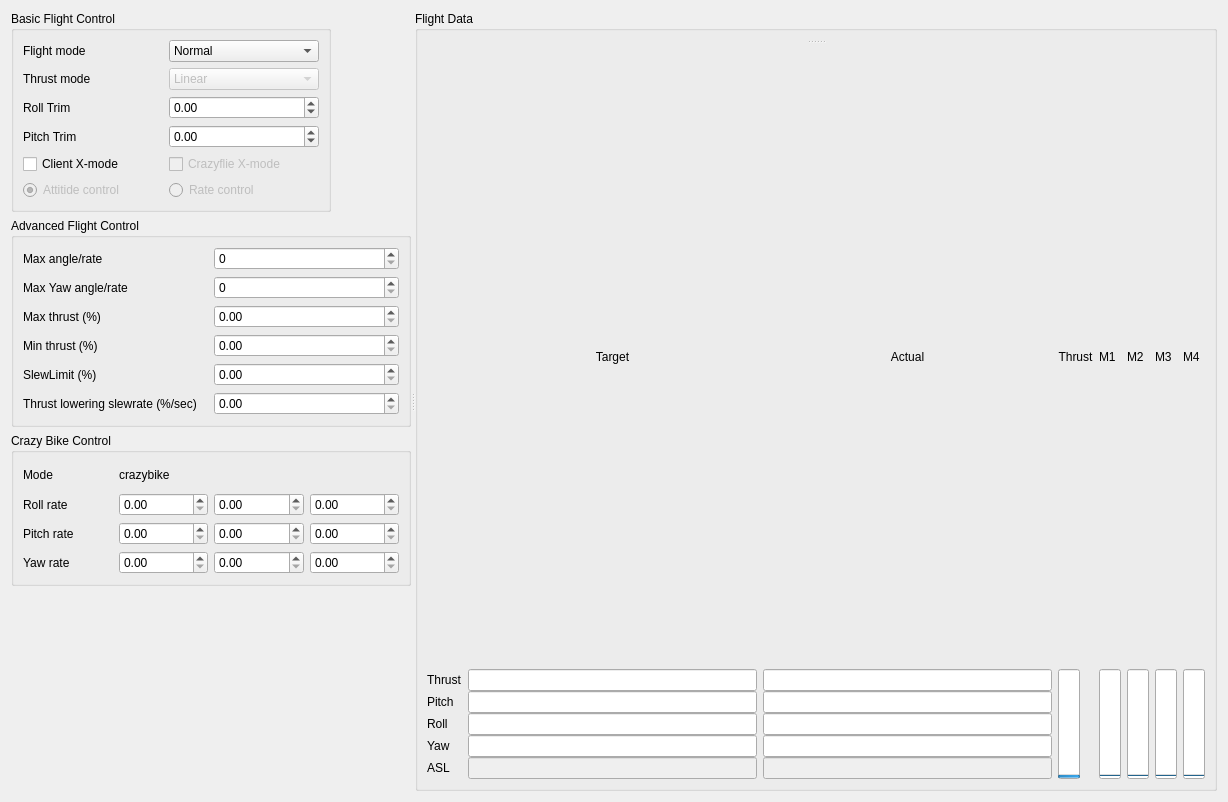
<?xml version="1.0" encoding="UTF-8"?>
<ui version="4.0">
 <class>Form</class>
 <widget class="QWidget" name="Form">
  <property name="geometry">
   <rect>
    <x>0</x>
    <y>0</y>
    <width>1228</width>
    <height>802</height>
   </rect>
  </property>
  <property name="windowTitle">
   <string>Form</string>
  </property>
  <layout class="QHBoxLayout" name="horizontalLayout">
   <item>
    <widget class="QSplitter" name="splitter_2">
     <property name="orientation">
      <enum>Qt::Horizontal</enum>
     </property>
     <widget class="QWidget" name="layoutWidget">
      <layout class="QVBoxLayout" name="verticalLayout">
       <property name="sizeConstraint">
        <enum>QLayout::SetMaximumSize</enum>
       </property>
       <item>
        <widget class="QGroupBox" name="groupBox_2">
         <property name="sizePolicy">
          <sizepolicy hsizetype="Fixed" vsizetype="Minimum">
           <horstretch>0</horstretch>
           <verstretch>0</verstretch>
          </sizepolicy>
         </property>
         <property name="minimumSize">
          <size>
           <width>320</width>
           <height>0</height>
          </size>
         </property>
         <property name="maximumSize">
          <size>
           <width>320</width>
           <height>16777215</height>
          </size>
         </property>
         <property name="title">
          <string>Basic Flight Control</string>
         </property>
         <layout class="QHBoxLayout" name="horizontalLayout_3">
          <item>
           <layout class="QGridLayout" name="gridLayout_3">
            <item row="1" column="1">
             <widget class="QComboBox" name="flightModeCombo">
              <property name="minimumSize">
               <size>
                <width>150</width>
                <height>0</height>
               </size>
              </property>
              <property name="maximumSize">
               <size>
                <width>150</width>
                <height>16777215</height>
               </size>
              </property>
              <property name="toolTip">
               <string>&lt;html&gt;&lt;head/&gt;&lt;body&gt;&lt;p&gt;Select what flightmode to use:&lt;/p&gt;&lt;p&gt; * Safe prevents crashing&lt;/p&gt;&lt;p&gt; * Crazy does not prevent crashing :)&lt;/p&gt;&lt;/body&gt;&lt;/html&gt;</string>
              </property>
              <property name="editable">
               <bool>false</bool>
              </property>
              <property name="currentIndex">
               <number>0</number>
              </property>
              <item>
               <property name="text">
                <string>Normal</string>
               </property>
              </item>
              <item>
               <property name="text">
                <string>Advanced</string>
               </property>
              </item>
             </widget>
            </item>
            <item row="0" column="1">
             <spacer name="verticalSpacer_3">
              <property name="orientation">
               <enum>Qt::Vertical</enum>
              </property>
              <property name="sizeType">
               <enum>QSizePolicy::Maximum</enum>
              </property>
              <property name="sizeHint" stdset="0">
               <size>
                <width>0</width>
                <height>0</height>
               </size>
              </property>
             </spacer>
            </item>
            <item row="2" column="0">
             <widget class="QLabel" name="label_5">
              <property name="text">
               <string>Thrust mode</string>
              </property>
             </widget>
            </item>
            <item row="2" column="1">
             <widget class="QComboBox" name="thrustModeCombo">
              <property name="enabled">
               <bool>false</bool>
              </property>
              <item>
               <property name="text">
                <string>Linear</string>
               </property>
              </item>
              <item>
               <property name="text">
                <string>Quadratic</string>
               </property>
              </item>
             </widget>
            </item>
            <item row="3" column="0">
             <widget class="QLabel" name="label_2">
              <property name="text">
               <string>Roll Trim</string>
              </property>
             </widget>
            </item>
            <item row="3" column="1">
             <widget class="QDoubleSpinBox" name="targetCalRoll">
              <property name="minimum">
               <double>-20.000000000000000</double>
              </property>
              <property name="maximum">
               <double>20.000000000000000</double>
              </property>
              <property name="singleStep">
               <double>0.200000000000000</double>
              </property>
             </widget>
            </item>
            <item row="4" column="1">
             <widget class="QDoubleSpinBox" name="targetCalPitch">
              <property name="minimum">
               <double>-20.000000000000000</double>
              </property>
              <property name="maximum">
               <double>20.000000000000000</double>
              </property>
              <property name="singleStep">
               <double>0.200000000000000</double>
              </property>
             </widget>
            </item>
            <item row="4" column="0">
             <widget class="QLabel" name="label_3">
              <property name="text">
               <string>Pitch Trim</string>
              </property>
             </widget>
            </item>
            <item row="1" column="0">
             <widget class="QLabel" name="label_4">
              <property name="minimumSize">
               <size>
                <width>100</width>
                <height>0</height>
               </size>
              </property>
              <property name="text">
               <string>Flight mode</string>
              </property>
             </widget>
            </item>
            <item row="5" column="1">
             <widget class="QCheckBox" name="crazyflieXModeCheckbox">
              <property name="enabled">
               <bool>false</bool>
              </property>
              <property name="text">
               <string>Crazyflie X-mode</string>
              </property>
             </widget>
            </item>
            <item row="5" column="0">
             <widget class="QCheckBox" name="clientXModeCheckbox">
              <property name="text">
               <string>Client X-mode</string>
              </property>
             </widget>
            </item>
            <item row="6" column="0">
             <widget class="QRadioButton" name="angularPidRadioButton">
              <property name="enabled">
               <bool>false</bool>
              </property>
              <property name="text">
               <string>Attitide control</string>
              </property>
              <property name="checked">
               <bool>true</bool>
              </property>
             </widget>
            </item>
            <item row="6" column="1">
             <widget class="QRadioButton" name="ratePidRadioButton">
              <property name="enabled">
               <bool>false</bool>
              </property>
              <property name="text">
               <string>Rate control</string>
              </property>
             </widget>
            </item>
           </layout>
          </item>
         </layout>
        </widget>
       </item>
       <item>
        <widget class="QGroupBox" name="groupBox_3">
         <property name="sizePolicy">
          <sizepolicy hsizetype="Fixed" vsizetype="Minimum">
           <horstretch>0</horstretch>
           <verstretch>0</verstretch>
          </sizepolicy>
         </property>
         <property name="minimumSize">
          <size>
           <width>400</width>
           <height>0</height>
          </size>
         </property>
         <property name="maximumSize">
          <size>
           <width>320</width>
           <height>16777215</height>
          </size>
         </property>
         <property name="title">
          <string>Advanced Flight Control</string>
         </property>
         <layout class="QHBoxLayout" name="horizontalLayout_4">
          <item>
           <layout class="QGridLayout" name="gridLayout_4">
            <item row="2" column="0">
             <widget class="QLabel" name="label_9">
              <property name="text">
               <string>Max thrust (%)</string>
              </property>
             </widget>
            </item>
            <item row="0" column="0">
             <widget class="QLabel" name="label_7">
              <property name="layoutDirection">
               <enum>Qt::LeftToRight</enum>
              </property>
              <property name="text">
               <string>Max angle/rate</string>
              </property>
             </widget>
            </item>
            <item row="3" column="0">
             <widget class="QLabel" name="label">
              <property name="text">
               <string>Min thrust (%)</string>
              </property>
             </widget>
            </item>
            <item row="5" column="0">
             <widget class="QLabel" name="label_26">
              <property name="text">
               <string>Thrust lowering slewrate (%/sec)</string>
              </property>
              <property name="wordWrap">
               <bool>true</bool>
              </property>
             </widget>
            </item>
            <item row="4" column="0">
             <widget class="QLabel" name="label_31">
              <property name="text">
               <string>SlewLimit (%)</string>
              </property>
             </widget>
            </item>
            <item row="1" column="0">
             <widget class="QLabel" name="label_32">
              <property name="text">
               <string>Max Yaw angle/rate</string>
              </property>
             </widget>
            </item>
            <item row="2" column="1">
             <widget class="QDoubleSpinBox" name="maxThrust"/>
            </item>
            <item row="3" column="1">
             <widget class="QDoubleSpinBox" name="minThrust"/>
            </item>
            <item row="4" column="1">
             <widget class="QDoubleSpinBox" name="slewEnableLimit"/>
            </item>
            <item row="5" column="1">
             <widget class="QDoubleSpinBox" name="thrustLoweringSlewRateLimit"/>
            </item>
            <item row="1" column="1">
             <widget class="QSpinBox" name="maxYawRate">
              <property name="minimum">
               <number>0</number>
              </property>
              <property name="maximum">
               <number>500</number>
              </property>
              <property name="value">
               <number>0</number>
              </property>
             </widget>
            </item>
            <item row="0" column="1">
             <widget class="QSpinBox" name="maxAngle">
              <property name="minimum">
               <number>0</number>
              </property>
              <property name="maximum">
               <number>500</number>
              </property>
              <property name="value">
               <number>0</number>
              </property>
             </widget>
            </item>
           </layout>
          </item>
         </layout>
        </widget>
       </item>
       <item>
        <widget class="QGroupBox" name="groupBox_4">
         <property name="sizePolicy">
          <sizepolicy hsizetype="Fixed" vsizetype="Minimum">
           <horstretch>0</horstretch>
           <verstretch>0</verstretch>
          </sizepolicy>
         </property>
         <property name="minimumSize">
          <size>
           <width>400</width>
           <height>0</height>
          </size>
         </property>
         <property name="maximumSize">
          <size>
           <width>320</width>
           <height>16777215</height>
          </size>
         </property>
         <property name="title">
          <string>Crazy Bike Control</string>
         </property>
         <layout class="QHBoxLayout" name="horizontalLayout_5">
          <item>
           <layout class="QGridLayout" name="gridLayout_6">
            <item row="2" column="1">
             <widget class="QDoubleSpinBox" name="dsbPitchKp">
              <property name="maximum">
               <double>9999.989999999999782</double>
              </property>
             </widget>
            </item>
            <item row="0" column="1" colspan="2">
             <widget class="QLabel" name="lblOnFly">
              <property name="minimumSize">
               <size>
                <width>0</width>
                <height>25</height>
               </size>
              </property>
              <property name="text">
               <string>crazybike</string>
              </property>
             </widget>
            </item>
            <item row="3" column="3">
             <widget class="QDoubleSpinBox" name="dsbYawKd">
              <property name="maximum">
               <double>9999.989999999999782</double>
              </property>
             </widget>
            </item>
            <item row="1" column="2">
             <widget class="QDoubleSpinBox" name="dsbRollKi">
              <property name="maximum">
               <double>9999.989999999999782</double>
              </property>
             </widget>
            </item>
            <item row="1" column="3">
             <widget class="QDoubleSpinBox" name="dsbRollKd">
              <property name="maximum">
               <double>9999.989999999999782</double>
              </property>
             </widget>
            </item>
            <item row="3" column="0">
             <widget class="QLabel" name="label_19">
              <property name="text">
               <string>Yaw rate</string>
              </property>
             </widget>
            </item>
            <item row="1" column="1">
             <widget class="QDoubleSpinBox" name="dsbRollKp">
              <property name="maximum">
               <double>9999.989999999999782</double>
              </property>
             </widget>
            </item>
            <item row="2" column="0">
             <widget class="QLabel" name="label_18">
              <property name="text">
               <string>Pitch rate</string>
              </property>
             </widget>
            </item>
            <item row="0" column="0">
             <widget class="QLabel" name="label_8">
              <property name="text">
               <string>Mode</string>
              </property>
             </widget>
            </item>
            <item row="1" column="0">
             <widget class="QLabel" name="label_10">
              <property name="text">
               <string>Roll rate</string>
              </property>
             </widget>
            </item>
            <item row="2" column="2">
             <widget class="QDoubleSpinBox" name="dsbPitchKi">
              <property name="maximum">
               <double>9999.989999999999782</double>
              </property>
             </widget>
            </item>
            <item row="2" column="3">
             <widget class="QDoubleSpinBox" name="dsbPitchKd">
              <property name="maximum">
               <double>9999.989999999999782</double>
              </property>
             </widget>
            </item>
            <item row="3" column="1">
             <widget class="QDoubleSpinBox" name="dsbYawKp">
              <property name="maximum">
               <double>9999.989999999999782</double>
              </property>
             </widget>
            </item>
            <item row="3" column="2">
             <widget class="QDoubleSpinBox" name="dsbYawKi">
              <property name="maximum">
               <double>9999.989999999999782</double>
              </property>
             </widget>
            </item>
           </layout>
          </item>
         </layout>
        </widget>
       </item>
       <item>
        <spacer name="verticalSpacer">
         <property name="orientation">
          <enum>Qt::Vertical</enum>
         </property>
         <property name="sizeHint" stdset="0">
          <size>
           <width>20</width>
           <height>403</height>
          </size>
         </property>
        </spacer>
       </item>
      </layout>
     </widget>
     <widget class="QWidget" name="layoutWidget">
      <layout class="QHBoxLayout" name="horizontalLayout_2">
       <property name="sizeConstraint">
        <enum>QLayout::SetDefaultConstraint</enum>
       </property>
       <item>
        <widget class="QGroupBox" name="groupBox">
         <property name="sizePolicy">
          <sizepolicy hsizetype="Preferred" vsizetype="Preferred">
           <horstretch>2</horstretch>
           <verstretch>0</verstretch>
          </sizepolicy>
         </property>
         <property name="title">
          <string>Flight Data</string>
         </property>
         <layout class="QGridLayout" name="gridLayout">
          <item row="0" column="0">
           <widget class="QSplitter" name="splitter">
            <property name="orientation">
             <enum>Qt::Vertical</enum>
            </property>
            <widget class="QWidget" name="layoutWidget">
             <layout class="QVBoxLayout" name="verticalLayout_4"/>
            </widget>
            <widget class="QWidget" name="layoutWidget">
             <layout class="QGridLayout" name="gridLayout_5" rowstretch="0,3,3,3,3,3" rowminimumheight="1,1,1,1,1,1">
              <property name="sizeConstraint">
               <enum>QLayout::SetMinimumSize</enum>
              </property>
              <property name="horizontalSpacing">
               <number>6</number>
              </property>
              <property name="verticalSpacing">
               <number>0</number>
              </property>
              <item row="5" column="0">
               <widget class="QLabel" name="label_17">
                <property name="text">
                 <string>ASL</string>
                </property>
               </widget>
              </item>
              <item row="2" column="4">
               <widget class="QLineEdit" name="actualPitch"/>
              </item>
              <item row="1" column="8" rowspan="5">
               <widget class="QProgressBar" name="actualM1">
                <property name="maximum">
                 <number>65535</number>
                </property>
                <property name="value">
                 <number>0</number>
                </property>
                <property name="orientation">
                 <enum>Qt::Vertical</enum>
                </property>
               </widget>
              </item>
              <item row="1" column="10" rowspan="5">
               <widget class="QProgressBar" name="actualM3">
                <property name="maximum">
                 <number>65535</number>
                </property>
                <property name="value">
                 <number>0</number>
                </property>
                <property name="orientation">
                 <enum>Qt::Vertical</enum>
                </property>
               </widget>
              </item>
              <item row="0" column="6">
               <widget class="QLabel" name="label_6">
                <property name="text">
                 <string>Thrust</string>
                </property>
                <property name="alignment">
                 <set>Qt::AlignCenter</set>
                </property>
               </widget>
              </item>
              <item row="5" column="4">
               <widget class="QLineEdit" name="actualASL">
                <property name="enabled">
                 <bool>false</bool>
                </property>
                <property name="text">
                 <string/>
                </property>
               </widget>
              </item>
              <item row="0" column="2">
               <widget class="QLabel" name="label_14">
                <property name="text">
                 <string>Target</string>
                </property>
                <property name="alignment">
                 <set>Qt::AlignCenter</set>
                </property>
               </widget>
              </item>
              <item row="3" column="2">
               <widget class="QLineEdit" name="targetRoll"/>
              </item>
              <item row="1" column="6" rowspan="5">
               <widget class="QProgressBar" name="thrustProgress">
                <property name="sizePolicy">
                 <sizepolicy hsizetype="Maximum" vsizetype="Expanding">
                  <horstretch>0</horstretch>
                  <verstretch>0</verstretch>
                 </sizepolicy>
                </property>
                <property name="sizeIncrement">
                 <size>
                  <width>0</width>
                  <height>0</height>
                 </size>
                </property>
                <property name="maximum">
                 <number>65600</number>
                </property>
                <property name="value">
                 <number>24</number>
                </property>
                <property name="alignment">
                 <set>Qt::AlignCenter</set>
                </property>
                <property name="orientation">
                 <enum>Qt::Vertical</enum>
                </property>
                <property name="invertedAppearance">
                 <bool>false</bool>
                </property>
               </widget>
              </item>
              <item row="1" column="0">
               <widget class="QLabel" name="label_16">
                <property name="text">
                 <string>Thrust</string>
                </property>
               </widget>
              </item>
              <item row="0" column="8">
               <widget class="QLabel" name="M1label">
                <property name="text">
                 <string>M1</string>
                </property>
               </widget>
              </item>
              <item row="3" column="0">
               <widget class="QLabel" name="label_12">
                <property name="text">
                 <string>Roll</string>
                </property>
               </widget>
              </item>
              <item row="0" column="10">
               <widget class="QLabel" name="M3label">
                <property name="text">
                 <string>M3</string>
                </property>
               </widget>
              </item>
              <item row="4" column="2">
               <widget class="QLineEdit" name="targetYaw"/>
              </item>
              <item row="1" column="9" rowspan="5">
               <widget class="QProgressBar" name="actualM2">
                <property name="maximum">
                 <number>65535</number>
                </property>
                <property name="value">
                 <number>0</number>
                </property>
                <property name="orientation">
                 <enum>Qt::Vertical</enum>
                </property>
               </widget>
              </item>
              <item row="2" column="2">
               <widget class="QLineEdit" name="targetPitch"/>
              </item>
              <item row="2" column="0">
               <widget class="QLabel" name="label_11">
                <property name="text">
                 <string>Pitch</string>
                </property>
               </widget>
              </item>
              <item row="0" column="4">
               <widget class="QLabel" name="label_15">
                <property name="text">
                 <string>Actual</string>
                </property>
                <property name="alignment">
                 <set>Qt::AlignCenter</set>
                </property>
               </widget>
              </item>
              <item row="4" column="4">
               <widget class="QLineEdit" name="actualYaw"/>
              </item>
              <item row="0" column="9">
               <widget class="QLabel" name="M2label">
                <property name="text">
                 <string>M2</string>
                </property>
               </widget>
              </item>
              <item row="1" column="11" rowspan="5">
               <widget class="QProgressBar" name="actualM4">
                <property name="maximum">
                 <number>65535</number>
                </property>
                <property name="value">
                 <number>0</number>
                </property>
                <property name="orientation">
                 <enum>Qt::Vertical</enum>
                </property>
               </widget>
              </item>
              <item row="1" column="2">
               <widget class="QLineEdit" name="targetThrust"/>
              </item>
              <item row="0" column="11">
               <widget class="QLabel" name="M4label">
                <property name="text">
                 <string>M4</string>
                </property>
               </widget>
              </item>
              <item row="1" column="4">
               <widget class="QLineEdit" name="actualThrust"/>
              </item>
              <item row="0" column="12" rowspan="6">
               <layout class="QGridLayout" name="gridLayout_7"/>
              </item>
              <item row="4" column="0">
               <widget class="QLabel" name="label_13">
                <property name="text">
                 <string>Yaw</string>
                </property>
               </widget>
              </item>
              <item row="3" column="4">
               <widget class="QLineEdit" name="actualRoll"/>
              </item>
              <item row="5" column="2">
               <widget class="QLineEdit" name="targetASL">
                <property name="enabled">
                 <bool>false</bool>
                </property>
                <property name="text">
                 <string/>
                </property>
               </widget>
              </item>
             </layout>
            </widget>
           </widget>
          </item>
         </layout>
        </widget>
       </item>
      </layout>
     </widget>
    </widget>
   </item>
  </layout>
 </widget>
 <resources/>
 <connections/>
</ui>
